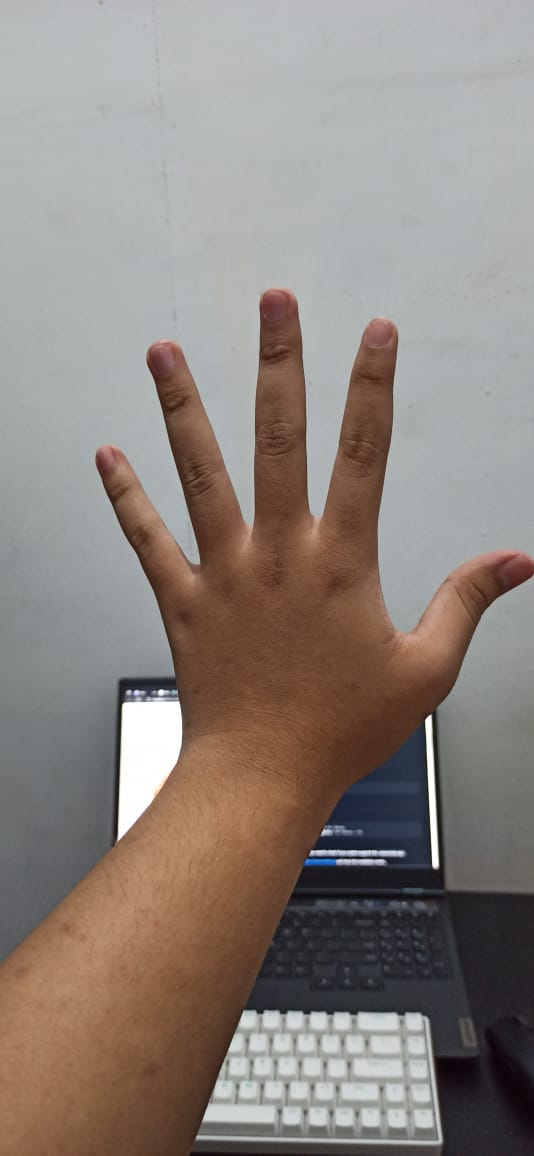
#> input picture PA-PC02_202131180_HarisFadhillah_E/tangan.jpg, 534 x 1156 px
$ jupyter execute Manual.ipynb   (shell and % lines are left out)
#> lines starting #> are read from the running program, lines starting #| are printed output that depends on the picture; after the words box and inside, x2 and y2 are one past the last pixel; in counts of white or black regions, pixels touching at a corner belong together
#> further down, image is the input picture: shape (1156, 534, 3); mean B, G, R 126.6, 132.1, 141.3
# Menghapus background secara manual

[cell 1]
import cv2
import numpy as np
import matplotlib.pyplot as plt
from imageio import imread

[cell 2]
def remove_background(image):
    # Konversi gambar ke dalam mode warna HSV
    hsv = cv2.cvtColor(image, cv2.COLOR_BGR2HSV)
#> hsv: shape (1156, 534, 3); mean H, S, V 68.5, 47.7, 145.2

    # Tentukan rentang warna
    lower = np.array([0, 20, 70])
    upper = np.array([30, 255, 255])

    # Buat mask dengan menggunakan rentang warna
    mask = cv2.inRange(hsv, lower, upper)
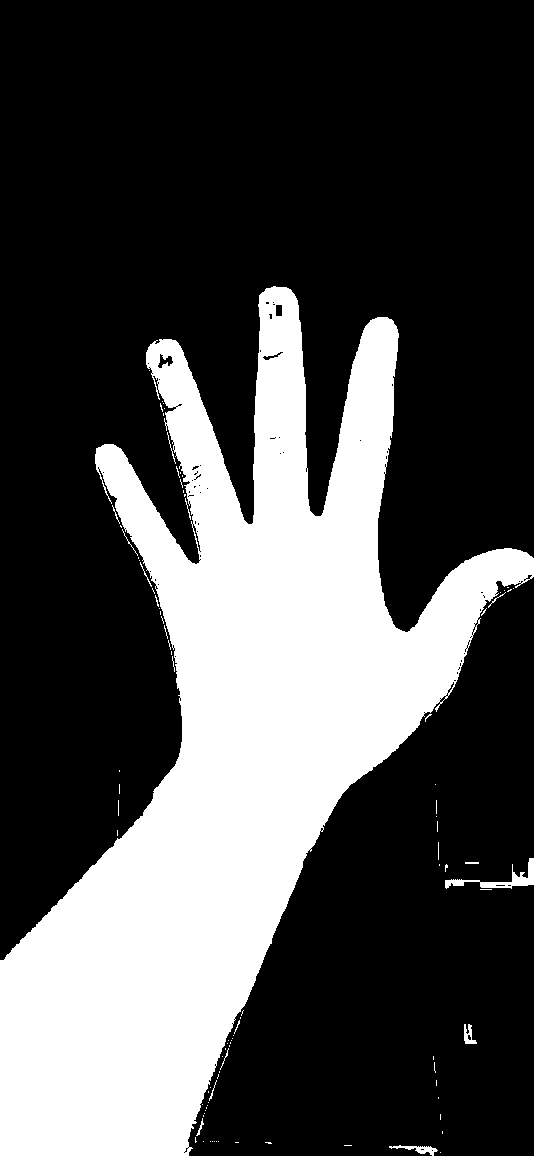
#> mask: shape (1156, 534); 29.7% white; 97 white regions (82 under 20 px), largest, box (x1, y1, x2, y2) and area: (0, 286, 534, 1156) 181529, (445, 858, 534, 889) 682, (389, 1145, 438, 1156) 202

    # Terapkan operasi morfologi untuk membersihkan mask
    kernel = np.ones((5, 5), np.uint8)
    mask = cv2.morphologyEx(mask, cv2.MORPH_OPEN, kernel, iterations=2)
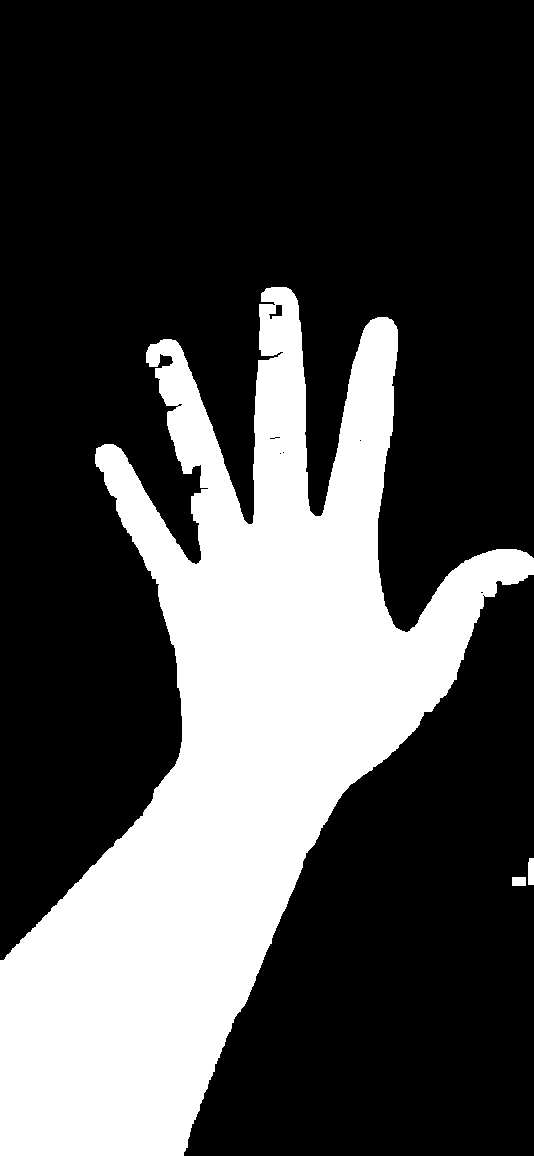
#> mask: shape (1156, 534); 29.2% white; 3 white regions, box (x1, y1, x2, y2) and area: (0, 287, 534, 1156) 180189, (528, 858, 534, 885) 158, (512, 877, 526, 886) 126
    mask = cv2.morphologyEx(mask, cv2.MORPH_CLOSE, kernel, iterations=2)
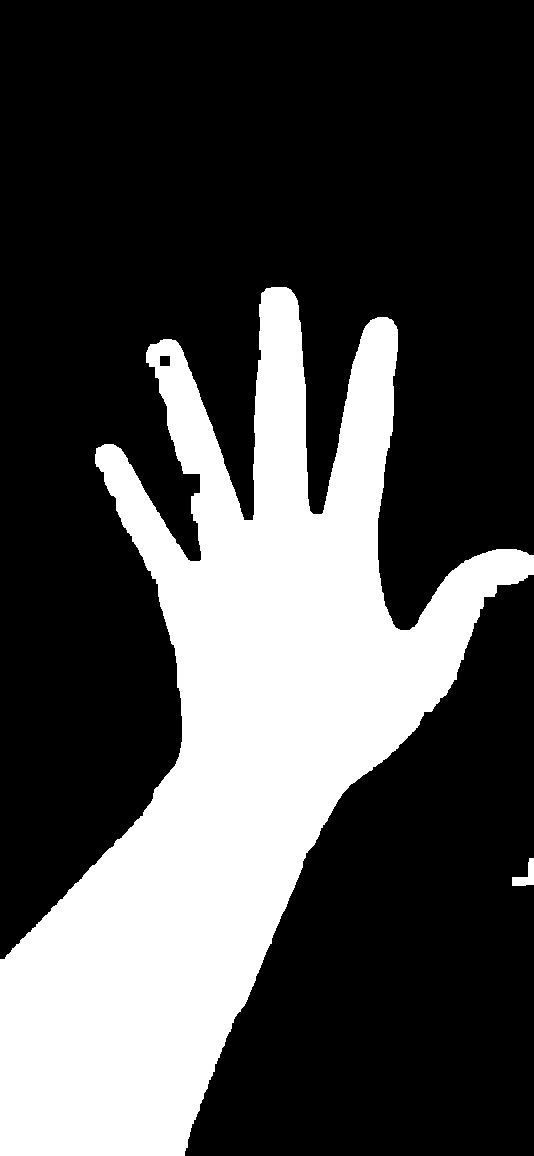
#> mask: shape (1156, 534); 29.3% white; 2 white regions, box (x1, y1, x2, y2) and area: (0, 287, 534, 1156) 180664, (512, 858, 534, 886) 300

    # Balikkan mask untuk mendapatkan objek tanpa latar belakang
    result = cv2.bitwise_and(image, image, mask=mask)
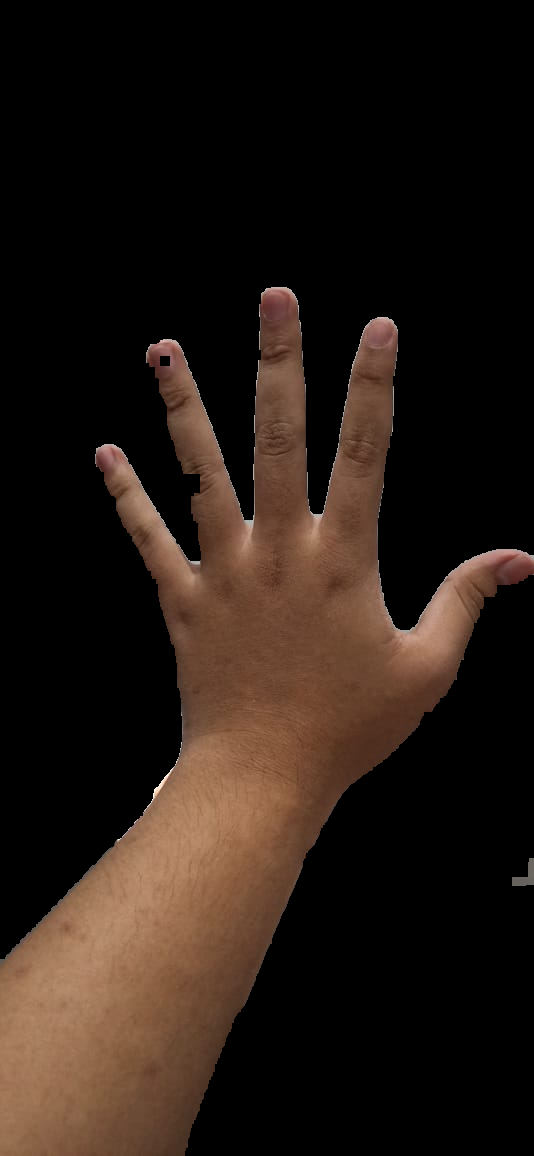
#> result: shape (1156, 534, 3); mean B, G, R 19.4, 26.1, 37.2

    return result

[cell 3]
# Baca gambar
image = cv2.imread('tangan.jpg')

# Hapus latar belakang
result = remove_background(image)

# Tampilkan gambar asli dan hasilnya
cv2.imshow('Original Image', image)
cv2.imshow('Result', result)
cv2.waitKey(0)
cv2.destroyAllWindows()
